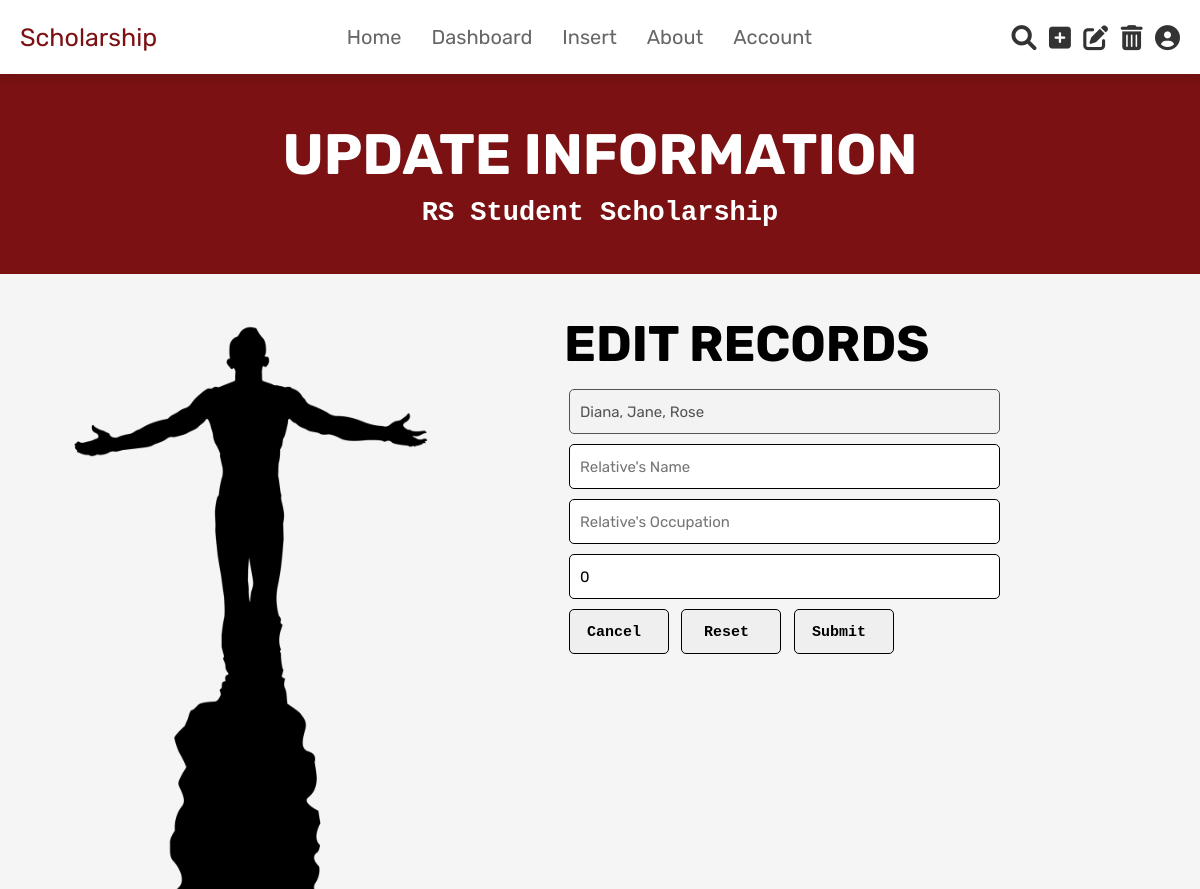
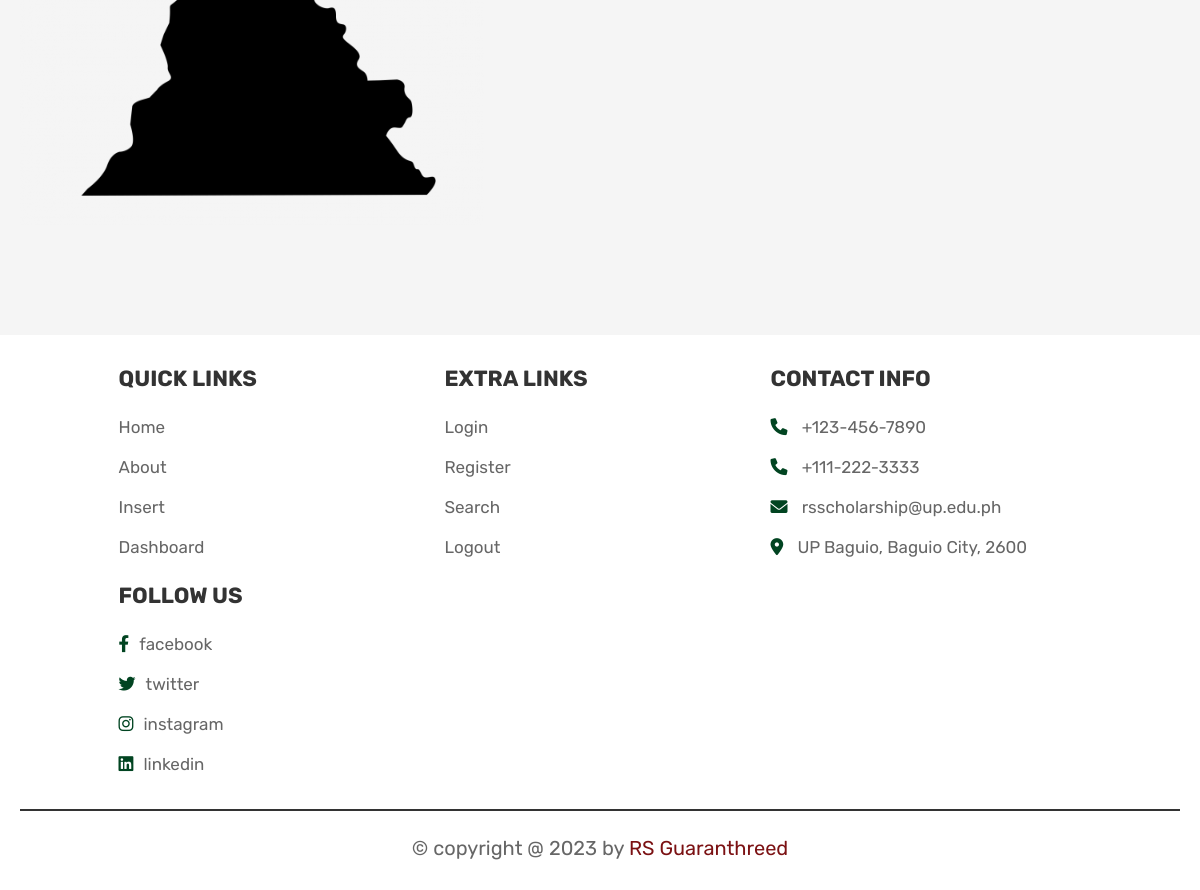
The page /updating-relative-info.php?edit=20184526 (signed in) on the database its author committed (2 pictures, top to bottom).
### tables this page shows
CREATE TABLE `scholar_basic_info` (
  `Student_ID` int(10) NOT NULL,
  `last_name` varchar(30) NOT NULL,
  `given_name` varchar(30) NOT NULL,
  `middle_name` varchar(30) NOT NULL,
  `sex` varchar(10) NOT NULL,
  `birthdate` date NOT NULL,
  `citizenship` varchar(30) NOT NULL,
  `civil_status` varchar(30) NOT NULL,
  `permanent_address` varchar(100) NOT NULL,
  `present_address` varchar(100) NOT NULL,
  `email_address` varchar(100) NOT NULL,
  `mobile_number` varchar(11) NOT NULL
);

CREATE TABLE `relative_dependent_occupation` (
  `Student_ID` int(10) NOT NULL,
  `relative_name` varchar(50) NOT NULL,
  `relative_occupation` varchar(50) NOT NULL,
  `rel_annual_gross_salary` int(10) NOT NULL
);

### updating-relative-info.php (the view, shortened to what this page needs)
<!DOCTYPE html>
<html lang="en">
<head>
   <link rel="stylesheet" href="https://cdnjs.cloudflare.com/ajax/libs/font-awesome/6.0.0/css/all.min.css">
   <link rel="stylesheet" href="css/home_style.css">
</head>
<body>
    <?php @include 'header.php'; ?>
    <section class="heading">
    <h3>update information</h3 >
    <h4>RS Student Scholarship</h4>
    </section>
    <section class="update-content">
    <div class="update-container">
        <div class="update-left">
            <img class="up" src="images/oblation.png"/>
        </div>
        <?php
        if(isset($_GET['edit'])){
            $id = $_GET['edit'];
        }
        $query = "SELECT scholar_basic_info.Student_ID, last_name, given_name, middle_name,
                relative_name, relative_occupation,  rel_annual_gross_salary
                FROM `scholar_basic_info`
                JOIN `relative_dependent_occupation` ON scholar_basic_info.Student_ID = relative_dependent_occupation.Student_ID
                WHERE scholar_basic_info.Student_ID = '$id'";
        $result = mysqli_query($conn, $query) or die(mysqli_error($conn));
        while($rows = mysqli_fetch_array($result)){
            $lastname = $rows['last_name'];
            $givenname = $rows['given_name'];
            $middlename = $rows['middle_name'];
            $relative_name = $rows['relative_name'];
            $relative_occupation = $rows['relative_occupation'];
            $rel_annual_gross_salary = $rows['rel_annual_gross_salary'];
        }
  ?>
        <div class="update-right">
        <h1 class="edit-info">EDIT RECORDS</h1>
        <form method="POST" action="updated-relative-info.php">
        <div class="form-group">
        <input class="box" value="<?php echo $lastname. ', '. $givenname. ', '. $middlename;?>" disabled>
        </div>
        <div class="form-group">
        <input placeholder="Relative's Name" name="relative_name" class="box" value="<?php echo $relative_name;?>">
        </div>
        <div class="form-group">
        <input placeholder="Relative's Occupation" name="relative_occupation" class="box" value="<?php echo $relative_occupation;?>">
        </div>
        <div class="form-group">
        <input  placeholder="Relative's Annual Gross Salary" name="rel_annual_gross_salary" class="box" value="<?php echo $rel_annual_gross_salary;?>">
        </div>
        <div class="form-group">
        <button type="button" class="button" onclick = "cancel()">Cancel</button>
        <input type="reset" class="button" value="Reset">
        <input type="submit" name="submit" class="button" value="Submit">
        </div>
        </form>
        </div>
    </div>
    </section>
<?php @include 'footer.php'; ?>
</body>
</html>

### css/home_style.css (style rules this page uses)
:root { --pink:#e84393; --red:#c0392b; --orange:#f39c12; --black:#333; --white:#fff; --light-color:#666; --light-white:#ccc; --light-bg:#f5f5f5; --forest-green : #014421; --maroon : #7b1113; --gold : #FFD700; --gray: #676767; --border:.2rem solid var(--black); --box-shadow:0 .5rem 1rem rgba(0,0,0,.1); }
* { font-family: 'Rubik', sans-serif; margin:0; padding:0; box-sizing: border-box; outline: none; border:none; text-decoration: none; transition:all .2s linear; }
html { font-size: 62.5%; overflow-x: hidden; scroll-behavior: smooth; scroll-padding-top: 6.5rem; }
body { background: var(--light-bg); }
section { padding:3rem 2rem; }
.heading { display: flex; flex-flow: column; align-items: center; justify-content: center; gap:1rem; background-color: var(--maroon); text-align: center; min-height: 25vh; }
.heading h3 { font-size: 5.7rem; color:var(--white); text-transform: uppercase; }
.heading h4 { font-size: 2.7rem; color:var(--white); font-family: 'Courier New', Courier, monospace; }
.update-content { width: 100%; min-height: 110vh; }
.update-content .update-container { min-height: 110vh; }
.update-content .update-container .update-left { float: left; width: 40%; }
.update-content .update-container .update-left .up { height: 100vh; width: 100%; }
.update-content .update-container .update-right { margin-left: 40%; margin-top: 3rem; }
.update-content .update-container .update-right .form-group { margin-left: 8rem; }
.update-content .update-container .box { width: 70%; height: 4.5rem; padding: 1rem 1rem; font-size: 1.5rem; border: 1px solid; margin:0.5rem 0.5rem; margin-bottom: 0.5rem; border-radius: 0.5rem; }
.update-content .update-container .button { height: 4.5rem; width: 10rem; font-size: 1.5rem; font-family: 'Courier New', Courier, monospace; font-weight: bold; padding-right: 1rem; margin:0.5rem 0.5rem; padding-top: 0.2rem; border: 1px solid; margin-bottom: 0.5rem; border-radius: 0.5rem; }
.update-content .update-container .update-right .edit-info { font-size: 5rem; margin-left: 8rem; margin-top: -2rem; margin-bottom: 1rem; }
h1 { font-size:17px; margin-left: 1rem; margin-top:1rem; }

### rows shown on the page
scholar_basic_info: last_name+given_name+middle_name "Diana, Jane, Rose", rel_annual_gross_salary "0"
